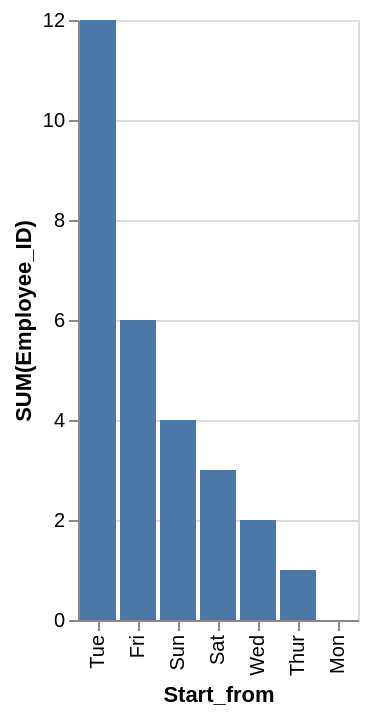

Express this chart as Vega-Lite.
### Vega-Lite specification from a JSON file in a GitHub repository (floating-point values rounded to 4 significant figures)
{"data": {"values": [{"x_data": "Tue", "y_data": 12}, {"x_data": "Fri", "y_data": 6}, {"x_data": "Sun", "y_data": 4}, {"x_data": "Sat", "y_data": 3}, {"x_data": "Wed", "y_data": 2}, {"x_data": "Thur", "y_data": 1}, {"x_data": "Mon", "y_data": 0}]}, "mark": "bar", "encoding": {"x": {"field": "x_data", "type": "nominal", "title": "Start_from", "sort": {"op": "sum", "field": "y_data", "order": "descending"}}, "y": {"field": "y_data", "type": "quantitative", "title": "SUM(Employee_ID)"}}}
